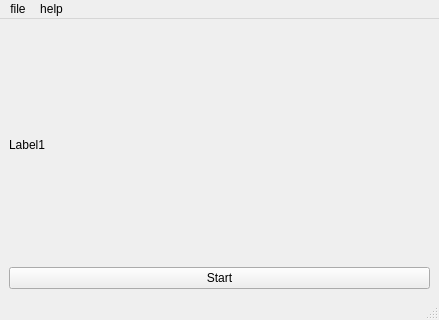
<?xml version="1.0" encoding="UTF-8"?>
<ui version="4.0">
 <class>MainWindow</class>
 <widget class="QMainWindow" name="MainWindow">
  <property name="geometry">
   <rect>
    <x>0</x>
    <y>0</y>
    <width>439</width>
    <height>320</height>
   </rect>
  </property>
  <property name="windowTitle">
   <string>MainWindow</string>
  </property>
  <widget class="QWidget" name="centralwidget">
   <layout class="QGridLayout" name="gridLayout">
    <item row="0" column="0">
     <widget class="QLabel" name="label">
      <property name="text">
       <string>Label1</string>
      </property>
     </widget>
    </item>
    <item row="1" column="0">
     <widget class="QPushButton" name="b1">
      <property name="text">
       <string>Start</string>
      </property>
     </widget>
    </item>
   </layout>
  </widget>
  <widget class="QMenuBar" name="menubar">
   <property name="geometry">
    <rect>
     <x>0</x>
     <y>0</y>
     <width>439</width>
     <height>22</height>
    </rect>
   </property>
   <widget class="QMenu" name="menufile">
    <property name="title">
     <string>file</string>
    </property>
   </widget>
   <widget class="QMenu" name="menuhelp">
    <property name="title">
     <string>help</string>
    </property>
   </widget>
   <addaction name="menufile"/>
   <addaction name="menuhelp"/>
  </widget>
  <widget class="QStatusBar" name="statusbar"/>
 </widget>
 <resources/>
 <connections/>
</ui>
